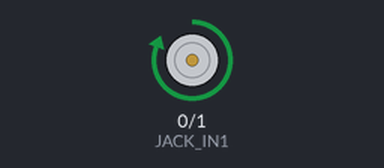
Bench run of a sketch on a simulated ESP32-C3. Shown: motor-driver pin pairs drawn as motors (green arrow = first pin HIGH = forward, orange = second pin HIGH = backward, longer = more drive).

Above: at 4.0 s.
At 9.0 s:
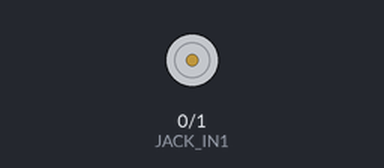
At 14.0 s:
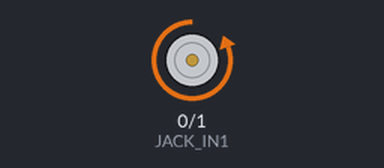
Timing chart, 0 to 24.7 s (numbered marks = the images above):
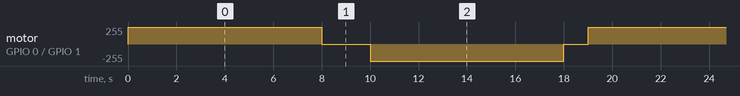

Measured:
- by itself, motor on GPIO 0 (JACK_IN1) / GPIO 1 (JACK_IN2): repeats every 19.0 s: stopped 2.0 s, backward 255/255 8.0 s, stopped 1.0 s, forward 255/255 8.0 s

The sketch:

jack_esp32c3.ino
```cpp
// 千斤頂 - ESP32-C3

const int JACK_IN1 = 0; // GPIO0
const int JACK_IN2 = 1; // GPIO1

void setup() {
  pinMode(JACK_IN1, OUTPUT);
  pinMode(JACK_IN2, OUTPUT);

  // 初始狀態：停止
  digitalWrite(JACK_IN1, LOW);
  digitalWrite(JACK_IN2, LOW);
}

void liftUp() {
  digitalWrite(JACK_IN1, HIGH);
  digitalWrite(JACK_IN2, LOW);
}

void liftDown() {
  digitalWrite(JACK_IN1, LOW);
  digitalWrite(JACK_IN2, HIGH);
}

void stopMotor() {
  digitalWrite(JACK_IN1, LOW);
  digitalWrite(JACK_IN2, LOW);
}

void loop() {
  // 上升
  liftUp();
  delay(8000);

  // 停止
  stopMotor();
  delay(2000);

  // 下降
  liftDown();
  delay(8000);

  // 停止
  stopMotor();
  delay(1000);
}
```
